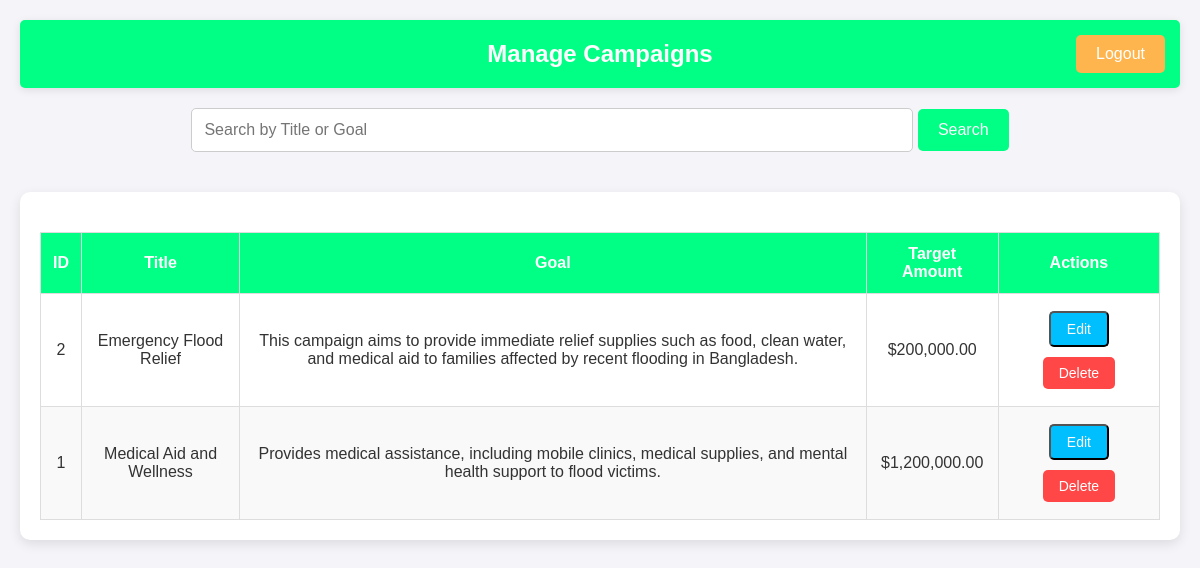
The app's page /manage_campaigns.php with its own data.
### tables this page shows
CREATE TABLE `campaigns` (
  `id` int(11) NOT NULL,
  `title` varchar(100) NOT NULL,
  `goal` varchar(255) NOT NULL,
  `target_amount` decimal(10,2) NOT NULL,
  `raised_amount` decimal(10,2) DEFAULT 0.00,
  `image_url` varchar(255) DEFAULT NULL,
  `created_at` timestamp NOT NULL DEFAULT current_timestamp()
);

### manage_campaigns.php (the view, shortened to what this page needs)
<?php
include('config.php');
$searchQuery = '';
$query = "
    SELECT id, title, goal, target_amount
    FROM campaigns
    $searchQuery
    ORDER BY created_at DESC
";
$result = mysqli_query($conn, $query);
?>
<!DOCTYPE html>
<html lang="en">
<head>
    <link rel="stylesheet" href="manage_campaigns.css">
</head>
<body>
    <div class="admin-container">
        <div class="admin-header">
            <h1>Manage Campaigns</h1>
            <a href="logout.php" class="logout-btn">Logout</a>
        </div>
        <div class="search-container">
            <form method="POST">
                <input type="text" name="search" placeholder="Search by Title or Goal"
                    value="<?php echo isset($_POST['search']) ? $_POST['search'] : ''; ?>">
                <button type="submit">Search</button>
            </form>
        </div>
        <div class="table-container">
            <table>
                <thead>
                    <tr>
                        <th>ID</th>
                        <th>Title</th>
                        <th>Goal</th>
                        <th>Target Amount</th>
                        <th class="actions-column">Actions</th>
                    </tr>
                </thead>
                <tbody>
                    <?php while ($campaign = mysqli_fetch_assoc($result)) { ?>
                        <tr>
                            <td><?php echo $campaign['id']; ?></td>
                            <td><?php echo $campaign['title']; ?></td>
                            <td><?php echo $campaign['goal']; ?></td>
                            <td>$<?php echo number_format($campaign['target_amount'], 2); ?></td>
                            <td>
                                <button class="edit-btn action-btn"
                                    onclick="openModal('<?php echo $campaign['id']; ?>', '<?php echo $campaign['title']; ?>', '<?php echo $campaign['goal']; ?>', '<?php echo $campaign['target_amount']; ?>')">Edit</button>
                                <a href="manage_campaigns.php?id=<?php echo $campaign['id']; ?>"
                                    class="delete-btn action-btn"
                                    onclick="return confirm('Are you sure you want to delete this campaign?');">Delete</a>
                            </td>
                        </tr>
                    <?php } ?>
                </tbody>
            </table>
        </div>
    </div>
</body>
</html>

### manage_campaigns.css (style rules this page uses)
body { font-family: 'Arial', sans-serif; margin: 0; padding: 0; background-color: #f4f4f9; color: #333; }
.admin-container { display: flex; flex-direction: column; min-height: 100vh; padding: 20px; }
.admin-header { background-color: #00ff84; color: white; padding: 20px; text-align: center; position: relative; border-radius: 5px; box-shadow: 0 2px 8px rgba(0, 0, 0, 0.1); }
.admin-header h1 { margin: 0; font-size: 24px; }
.logout-btn { position: absolute; right: 15px; top: 15px; background-color: #ffb54d; color: white; padding: 10px 20px; border: none; border-radius: 5px; text-decoration: none; font-size: 16px; transition: background-color 0.3s ease; }
.search-container { margin-top: 20px; text-align: center; }
.search-container input[type="text"] { padding: 12px; font-size: 16px; width: 60%; border-radius: 5px; border: 1px solid #ccc; transition: border-color 0.3s ease; }
.search-container button { padding: 12px 20px; font-size: 16px; background-color: #00ff84; border: none; border-radius: 5px; color: white; cursor: pointer; transition: background-color 0.3s ease; }
.table-container { margin-top: 40px; overflow-x: auto; border-radius: 10px; background-color: #fff; box-shadow: 0 4px 12px rgba(0, 0, 0, 0.1); padding: 20px; }
table { width: 100%; border-collapse: collapse; margin-top: 20px; }
table th, table td { padding: 12px; text-align: center; border: 1px solid #ddd; }
table th { background-color: #00ff84; color: white; font-weight: bold; }
table tr:nth-child(even) { background-color: #f9f9f9; }
.action-btn { padding: 8px 16px; font-size: 14px; border-radius: 5px; text-decoration: none; display: inline-block; margin: 5px 10px; transition: background-color 0.3s ease; }
.edit-btn { background-color: #00bfff; color: white; }
.delete-btn { background-color: #ff4747; color: white; }

### records on screen
campaigns: id "2", title "Emergency Flood Relief", goal "This campaign aims to provide immediate relief supplies such as food, clean water, and medical aid to families affected by recent flooding in Bangladesh.", target_amount "200,000.00"
campaigns: id "1", title "Medical Aid and Wellness", goal "Provides medical assistance, including mobile clinics, medical supplies, and mental health support to flood victims.", target_amount "1,200,000.00"
